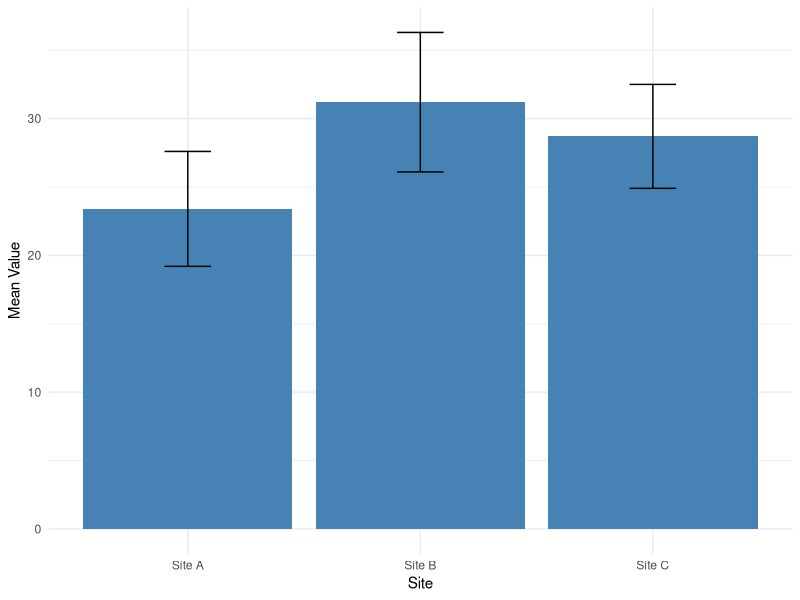

The R script that drew this image:
## ---- chunk 1
knitr::opts_chunk$set(
  echo = FALSE,
  message = FALSE,
  warning = FALSE,
  fig.path = "figures/generated/"
)

# Load packages
library(tidyverse)
library(knitr)
## ---- chunk 2
# Example: include a pre-made diagram
# knitr::include_graphics("figures/diagrams/study-area-map.png")
## ---- chunk 3
# Example: load your CSV data
# data <- read_csv("data/processed/your-data.csv")

# Placeholder data for demonstration
data <- data.frame(
  site = c("Site A", "Site B", "Site C"),
  mean_value = c(23.4, 31.2, 28.7),
  sd_value = c(4.2, 5.1, 3.8)
)
## ---- chunk 4
kable(data, 
      col.names = c("Site", "Mean", "SD"),
      caption = "Summary statistics by site.",
      digits = 1)
## ---- chunk 5
ggplot(data, aes(x = site, y = mean_value)) +
  geom_col(fill = "steelblue") +
  geom_errorbar(aes(ymin = mean_value - sd_value, 
                    ymax = mean_value + sd_value),
                width = 0.2) +
  labs(x = "Site", y = "Mean Value") +
  theme_minimal()
